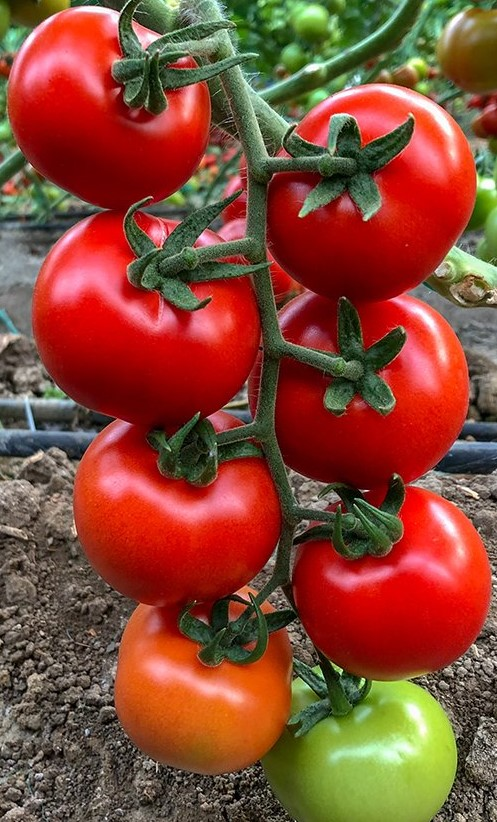
%> input picture tomato.jpeg, 497 x 822 px
$ octave ripe.m   (GNU Octave 9; MATLAB toolbox functions it lacks are replaced by stand-ins)
%> lines starting %> are read from the running program, lines starting %| are printed output that depends on the picture; in (x1, y1, x2, y2) boxes, pixels count from 0 and x2, y2 are one past the last pixel; in counts of white or black regions, pixels touching at a corner belong together; the program's own positions count from 1
### seg.m
function combImg = seg(m,n)
%> called with m = 'tomato.jpeg', n = 'domates'
%The function that making color segmentation.
%m the name of the image and n is the type of fruit.
he = imread( m );
%> he is the input picture: size 822x497x3 uint8; mean R, G, B 135.1, 72.5, 52.7
lab_he = rgb2lab(he);
%> lab_he: size 822x497x3 double; mean of channels 1, 2, 3 41.2, 20.7, 27
ab = lab_he(:,:,2:3);
ab = im2single(ab);
nColors= 3;
pixel_labels = imsegkmeans(ab, nColors, 'NumAttempts' ,3);
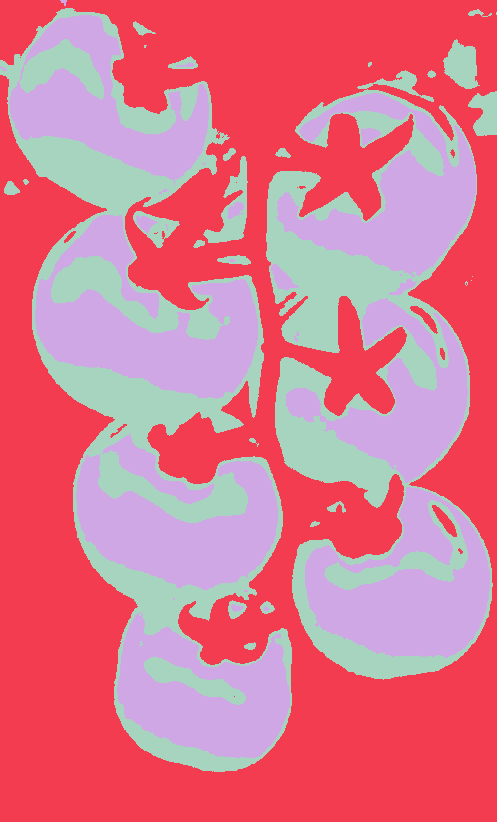
%> pixel_labels: size 822x497 uint8; 3 distinct labels, from 1 to 3; one colour per label, 0 black
switch n
    case 'domates'
        mask1 = pixel_labels==1;
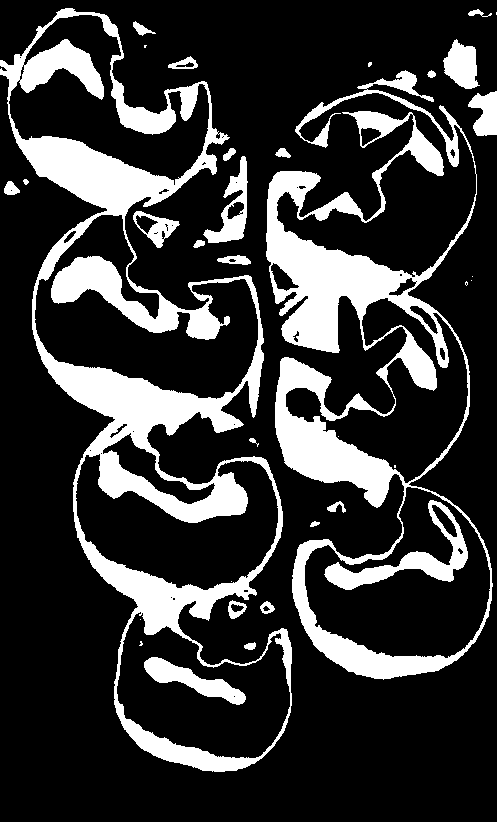
%> mask1: size 822x497 logical; 21.2% white; 35 white regions (11 under 20 px), largest, box (x1, y1, x2, y2) and area: (0, 8, 292, 772) 43388, (266, 70, 493, 680) 32697, (324, 500, 468, 590) 2968
        cluster1 = he .* uint8(mask1);
        mask3 = pixel_labels==3;
%> mask3: size 822x497 logical; 26.7% white; 33 white regions (14 under 20 px), largest, box (x1, y1, x2, y2) and area: (35, 215, 258, 399) 18645, (305, 487, 490, 658) 16998, (76, 454, 278, 590) 14959
        cluster3 = he .* uint8(mask3);
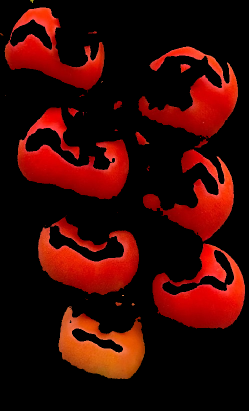
%> cluster3: size 822x497x3 uint8 (shown at 1/2 size); mean R, G, B 52.8, 7.7, 3.5
    case 'çilek'
       mask1 = pixel_labels==2;
      cluster1 = he .* uint8(mask1);
      mask3 = pixel_labels==3;
      cluster3 = he .* uint8(mask3);
    case 'muz'
        mask1 = pixel_labels==3;
        cluster1 = he .* uint8(mask1);
        sari = imread( 'ripebanana.jpeg' );
        lab_sari = rgb2lab(sari);
        abs = lab_sari(:,:,2:3);
        abs = im2single(abs);
        nColorss= 3;
        pixel_label = imsegkmeans(abs, nColorss, 'NumAttempts' ,3);
        mask2 = pixel_label==1;
        cluster3 = sari .* uint8(mask2);
      otherwise
        display('Not found');
end

subplot(2,2,1); image(cluster1);
subplot(2,2,2); image(cluster3);
combImg = imfuse(cluster1, cluster3, 'montage');
subplot(2,2,3); image(combImg);

end

### ripe.m
clear all;
clc;
%Decision of Ripeness

combImg=seg('tomato.jpeg','domates');

imwrite(combImg,'combine.png');
format long g;
format compact;
fontSize = 16;
baseFileName = 'combine.png';
folder = pwd
fullFileName = fullfile(folder, baseFileName);
if ~exist(fullFileName, 'file')

  fullFileNameOnSearchPath = baseFileName;
  if ~exist(fullFileNameOnSearchPath, 'file')

    errorMessage = sprintf('Error: %s does not exist in the search path folders.', fullFileName);
    uiwait(warndlg(errorMessage));
    return;
  end
end

rgbImage = imread(fullFileName);
[rows, columns, numberOfColorChannels] = size(rgbImage)
figure(2);
subplot(2, 2, 1);
imshow(rgbImage, []);
axis on;
caption = sprintf('Original Color Image\n%s', baseFileName);
title(caption, 'FontSize', fontSize, 'Interpreter', 'None');
hp = impixelinfo();
set(gcf, 'Units', 'Normalized', 'OuterPosition', [0 0.05 1 0.95]);
set(gcf, 'Name', 'Ripeness', 'NumberTitle', 'Off')
drawnow;
[BW, maskedRGBImage] = createMask(rgbImage);
%> in createMask, `maskedRGBImage(repmat(~BW,[1 1 3])) = 0;`:
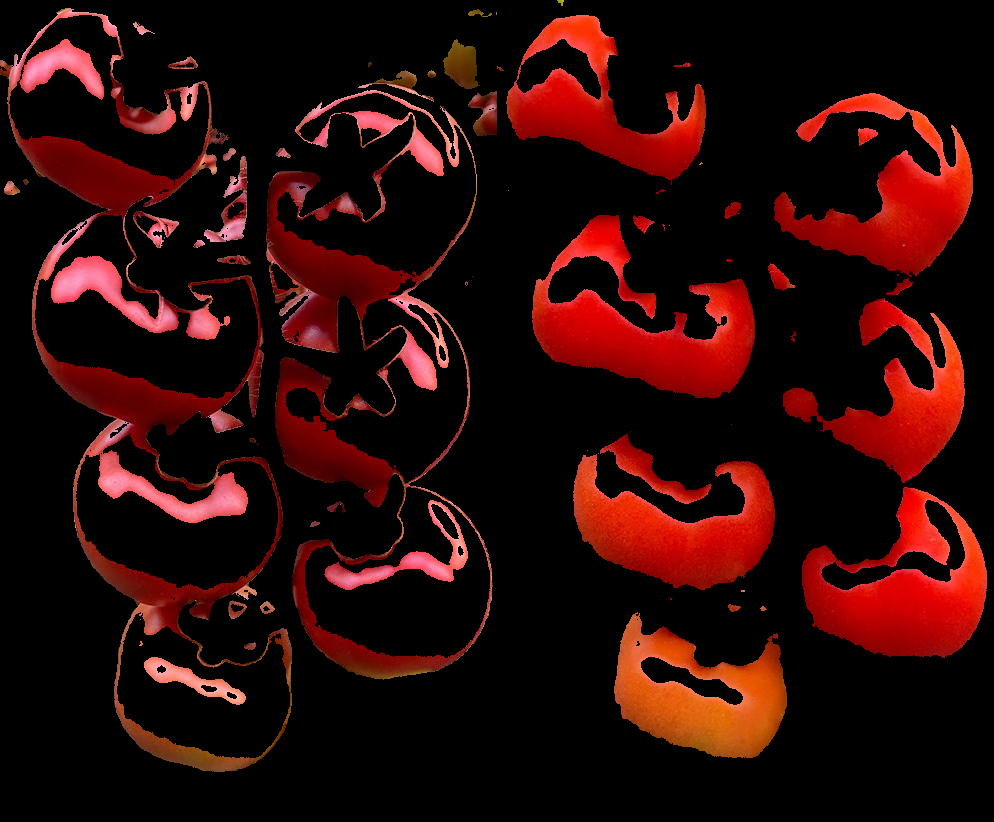
%> maskedRGBImage: size 822x994x3 uint8; mean R, G, B 42.6, 9.3, 7
subplot(2, 2, 2);
imshow(BW);
title('Color Segmentation', 'FontSize', fontSize, 'Interpreter', 'None');
axis on;
drawnow;
fruitMask = imfill(BW, 'holes');
%> fruitMask: size 822x994 logical; 36.4% white; 63 white regions (21 under 20 px), largest, box (x1, y1, x2, y2) and area: (0, 8, 292, 772) 108589, (266, 90, 493, 680) 65612, (802, 487, 987, 658) 20276
fruitMask = bwareaopen(fruitMask, 1000);
subplot(2, 2, 3);
imshow(fruitMask);
title('Final Mask', 'FontSize', fontSize, 'Interpreter', 'None');
axis on;
drawnow;
maskedRGBImage = bsxfun(@times, rgbImage, cast(fruitMask, 'like', rgbImage));
subplot(2, 2, 4);
imshow(maskedRGBImage);
title('Final Masked Image', 'FontSize', fontSize, 'Interpreter', 'None');
axis on;
drawnow;
redChannel = rgbImage(:, :, 1);
greenChannel = rgbImage(:, :, 2);
blueChannel = rgbImage(:, :, 3);
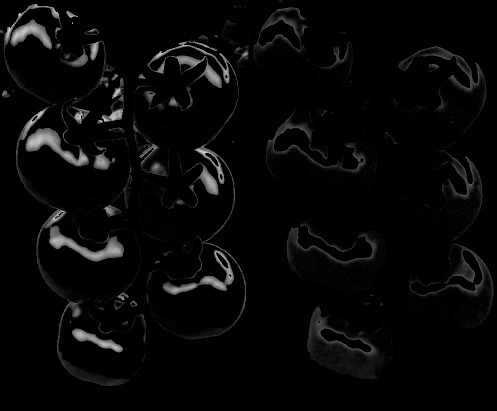
%> blueChannel: size 822x994 uint8 (shown at 1/2 size); min 0, max 225, mean 7.2
propsR = regionprops(fruitMask, redChannel, 'MeanIntensity', 'Centroid');
%> propsR = 12 regions; first 5, Centroid and MeanIntensity: [152.2 400.1] 67.8, [234.1 210.4] 167.3, [378.5 439.2] 77.48, [462.5 66] 99.65, [595 102.2] 164.2
propsG = regionprops(fruitMask, greenChannel, 'MeanIntensity');
%> propsG = 12 regions; first 5, MeanIntensity: 23.74, 84.53, 22.07, 58.53, 18.91
propsB = regionprops(fruitMask, blueChannel, 'MeanIntensity');
%> propsB = 12 regions; first 5, MeanIntensity: 23.26, 94.27, 22.11, 6.93, 11.47
redMeans = [propsR.MeanIntensity]
%> redMeans = [67.8 167.3 77.48 99.65 164.2 195.3 197.8 181.5 184.1 196.5 195.6 170.9]
greenMeans = [propsG.MeanIntensity]
%> greenMeans = [23.74 84.53 22.07 58.53 18.91 13.16 26.85 21.59 76.13 22.4 22.59 14.75]
blueMeans = [propsB.MeanIntensity]
%> blueMeans = [23.26 94.27 22.11 6.93 11.47 11.02 10.78 14.37 17.75 13.55 12.02 10.28]
 ripeColor = [192,3,2,255];%domates
 unripeColor = [135,182,17,255];
% ripeColor = [205,168,53];%muz
% unripeColor = [134,188,16];

hold on;
for k = 1 : length(propsR)
  thisColor = [redMeans(k), greenMeans(k), blueMeans(k)];
  distanceToRipe = sqrt((thisColor(1) - ripeColor(1)) .^ 2 + ...
    (thisColor(2) - ripeColor(2)) .^ 2 + ...
    (thisColor(3) - ripeColor(3)) .^ 2);
  distanceToUnripe = sqrt((thisColor(1) - unripeColor(1)) .^ 2 + ...
    (thisColor(2) - unripeColor(2)) .^ 2 + ...
    (thisColor(3) - unripeColor(3)) .^ 2);
  fprintf('For blob #%d,\n    Distance to Ripe = %f, distance to Unripe = %f.\n', distanceToRipe, distanceToUnripe);
  xCenter = propsR(k).Centroid(1);
  yCenter = propsR(k).Centroid(2);
  if distanceToRipe < distanceToUnripe
    text(xCenter, yCenter, 'Ripe', 'Color', 'w', 'FontSize', fontSize, 'FontWeight', 'bold');
  else
    text(xCenter, yCenter, 'Unripe', 'Color', 'b', 'FontSize', fontSize, 'FontWeight', 'bold');
  end
end
%> this loop made 12 passes
%> (thisColor, distanceToRipe, distanceToUnripe, xCenter, yCenter) on passes 1 to 8: ([67.8 23.74 23.26], 127.7, 172.1, 152.2, 400.1), ([167.3 84.53 94.27], 125.6, 128.5, 234.1, 210.4), ([77.48 22.07 22.11], 117.8, 170, 378.5, 439.2), ([99.65 58.53 6.93], 107.9, 128.8, 462.5, 65.96), ([164.2 18.91 11.47], 33.38, 165.8, 595, 102.2), ([195.3 13.16 11.02], 13.97, 179.4, 644, 326.8), ([197.8 26.85 10.78], 26.07, 167.5, 677.7, 531.1), ([181.5 21.59 14.37], 24.65, 167.1, 651.2, 472.1)
%> (printed output is left out)
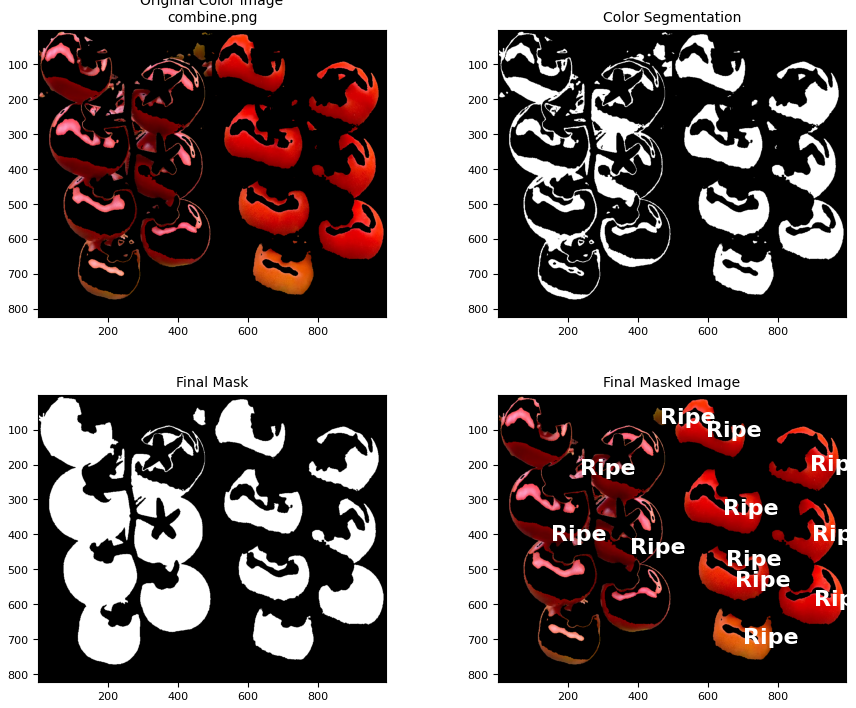
%> figure redrawn from the program's plot data, 4 panels
function [BW,maskedRGBImage] = createMask(RGB)

I = rgb2hsv(RGB);
channel1Min = 0.000;
channel1Max = 1.000;
channel2Min = 0.338;
channel2Max = 1.000;
channel3Min = 0.000;
channel3Max = 1.000;
sliderBW = (I(:,:,1) >= channel1Min ) & (I(:,:,1) <= channel1Max) & ...
  (I(:,:,2) >= channel2Min ) & (I(:,:,2) <= channel2Max) & ...
  (I(:,:,3) >= channel3Min ) & (I(:,:,3) <= channel3Max);
BW = sliderBW;
maskedRGBImage = RGB;
maskedRGBImage(repmat(~BW,[1 1 3])) = 0;
end

$ run again, with banana.jpeg copied over tomato.jpeg
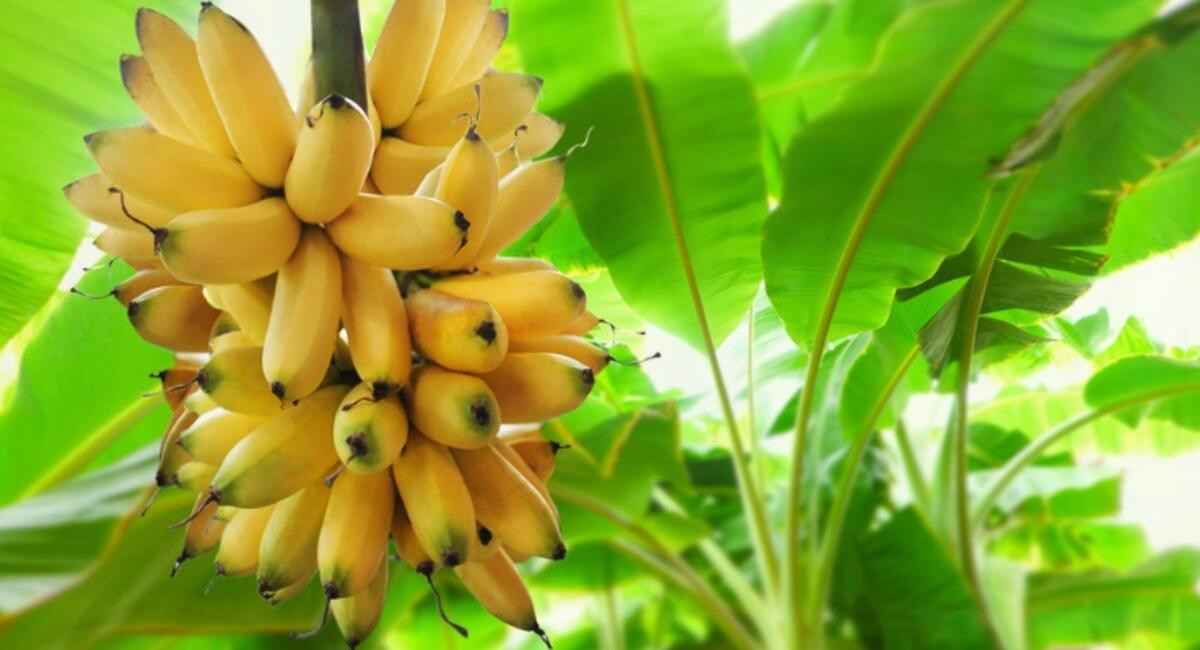
%> input picture banana.jpeg, 1200 x 650 px
%> in seg, he is the input picture: size 650x1200x3 uint8; mean R, G, B 138.1, 169.5, 44.7
%> lab_he: size 650x1200x3 double; mean of channels 1, 2, 3 65.5, -25.5, 54.3
%> pixel_labels: size 650x1200 uint8; 3 distinct labels, from 1 to 3
%> in seg, `mask1 = pixel_labels==1;`:
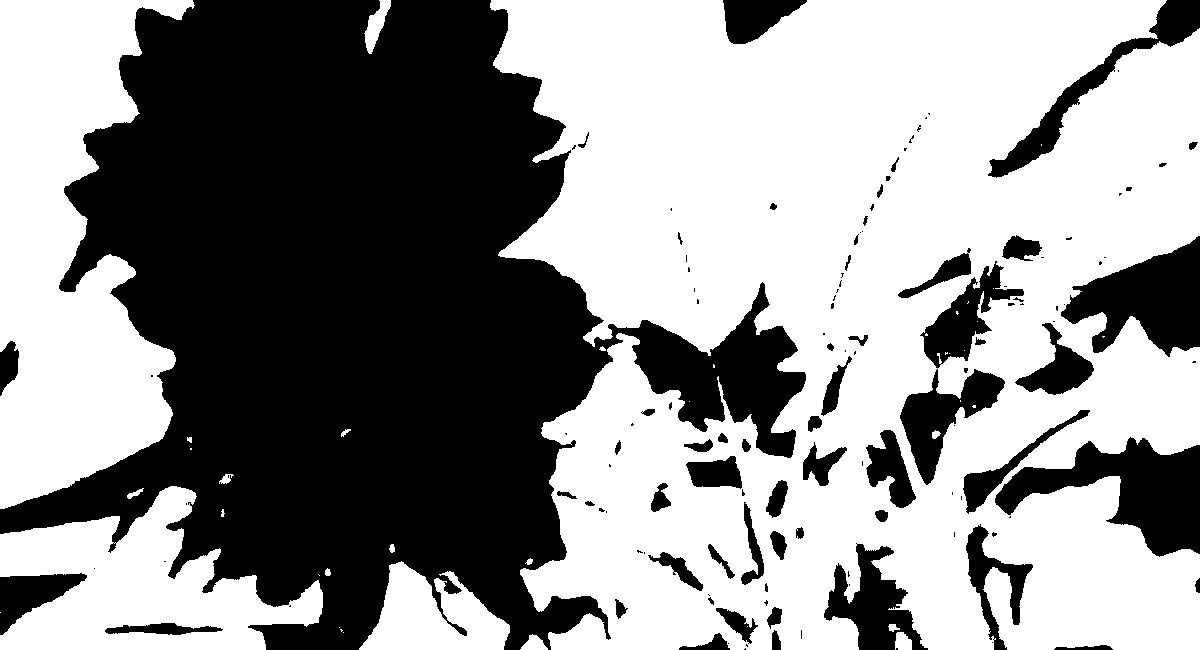
%> mask1: size 650x1200 logical; 56.8% white; 129 black regions (68 under 20 px), largest, box (x1, y1, x2, y2) and area: (0, 0, 806, 650) 272099, (995, 437, 1200, 557) 11207, (1061, 236, 1200, 357) 9268
%> mask3: size 650x1200 logical; 16.1% white; 204 white regions (73 under 20 px), largest, box (x1, y1, x2, y2) and area: (594, 282, 806, 458) 13870, (167, 0, 380, 132) 13003, (995, 444, 1200, 557) 10970
%> I: size 650x2400x3 double; mean H, S, V 0.0859, 0.284, 0.255
%> sliderBW: size 650x2400 logical; 32.4% white; 442 white regions (266 under 20 px), largest, box (x1, y1, x2, y2) and area: (490, 0, 1281, 650) 345660, (0, 0, 195, 509) 60060, (0, 486, 323, 650) 28113
%> propsR = 16 regions; first 5, Centroid and MeanIntensity: [67.3 252.9] 129.1, [139.5 589.8] 85.32, [433.6 617.7] 110, [866.8 315.4] 98.33, [1320.5 483.4] 132.1
%> propsG = 16 regions; first 5, MeanIntensity: 208.4, 124.3, 182.7, 163.9, 159.8
%> propsB = 16 regions; first 5, MeanIntensity: 29.21, 5.56, 11.26, 21.87, 94.9
%> redMeans = [129.1 85.32 110 98.33 132.1 69.14 96.21 55.88 70.43 74.87 53.96 39.06 80.06 168.7 113.1 68.8]
%> greenMeans = [208.4 124.3 182.7 163.9 159.8 83.37 94.02 42.81 43.14 61.26 100.2 85.79 111.9 196.5 131.8 104]
%> blueMeans = [29.21 5.56 11.26 21.87 94.9 18.36 56.8 10.28 11.26 18.83 25.79 3.24 28.19 113.1 55.34 28.85]
%> the loop `for k = 1 : length(propsR)` made 16 passes
%> (thisColor, distanceToRipe, distanceToUnripe, xCenter, yCenter) on passes 1 to 8: ([129.1 208.4 29.21], 216.6, 29.72, 67.27, 252.9), ([85.32 124.3 5.56], 161.5, 77.03, 139.5, 589.8), ([110 182.7 11.26], 197.7, 25.63, 433.6, 617.7), ([98.33 163.9 21.87], 187.2, 41.18, 866.8, 315.4), ([132.1 159.8 94.9], 191.8, 81.06, 1320.5, 483.4), ([69.14 83.37 18.36], 147.7, 118.6, 1511.8, 617.6), ([96.21 94.02 56.8], 143.1, 104.1, 1538, 70.63), ([55.88 42.81 10.28], 142.1, 160.3, 1541.9, 374.3)
%> (printed output is left out)
%> after the loop `for k = 1 : length(propsR)`:
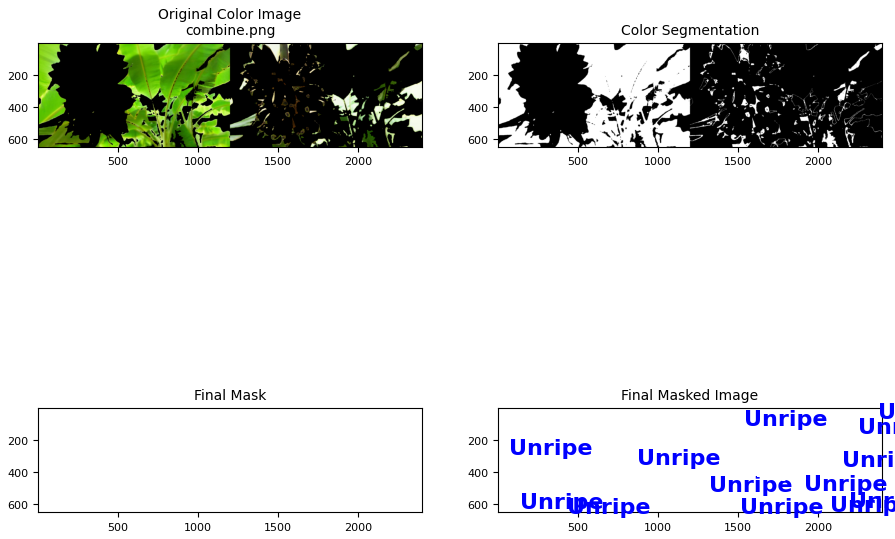
%> figure redrawn from the program's plot data, 4 panels
